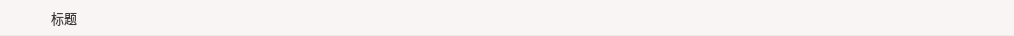
<?xml version="1.0" encoding="UTF-8"?>
<ui version="4.0">
 <class>titlebar</class>
 <widget class="QWidget" name="titlebar">
  <property name="geometry">
   <rect>
    <x>0</x>
    <y>0</y>
    <width>1014</width>
    <height>36</height>
   </rect>
  </property>
  <property name="sizePolicy">
   <sizepolicy hsizetype="Expanding" vsizetype="Preferred">
    <horstretch>0</horstretch>
    <verstretch>0</verstretch>
   </sizepolicy>
  </property>
  <property name="minimumSize">
   <size>
    <width>0</width>
    <height>36</height>
   </size>
  </property>
  <property name="maximumSize">
   <size>
    <width>16777215</width>
    <height>36</height>
   </size>
  </property>
  <property name="windowTitle">
   <string/>
  </property>
  <property name="styleSheet">
   <string notr="true"/>
  </property>
  <layout class="QVBoxLayout" name="verticalLayout">
   <property name="spacing">
    <number>0</number>
   </property>
   <property name="leftMargin">
    <number>0</number>
   </property>
   <property name="topMargin">
    <number>0</number>
   </property>
   <property name="rightMargin">
    <number>0</number>
   </property>
   <property name="bottomMargin">
    <number>0</number>
   </property>
   <item>
    <widget class="QWidget" name="titleWidget" native="true">
     <property name="minimumSize">
      <size>
       <width>0</width>
       <height>36</height>
      </size>
     </property>
     <property name="maximumSize">
      <size>
       <width>16777215</width>
       <height>36</height>
      </size>
     </property>
     <property name="styleSheet">
      <string notr="true">#titleWidget {
    border-bottom: 1px solid rgb(235, 235, 235);
    background-color: rgb(250, 245, 245);
}
#title {
    font-family: &quot;微软雅黑&quot;;
    font: 10pt;
    background-color: transparent;
    color: rgb(60, 60, 60);
}
QPushButton {
    font-family: &quot;微软雅黑&quot;;
    font-size: 10pt;
    color: rgb(60, 60, 60);
	border:1px solid transparent;
    border-radius: 4px;
}
QPushButton::icon {
    padding-right: 10px;
}</string>
     </property>
     <layout class="QHBoxLayout" name="horizontalLayout">
      <property name="spacing">
       <number>12</number>
      </property>
      <property name="leftMargin">
       <number>15</number>
      </property>
      <property name="topMargin">
       <number>0</number>
      </property>
      <property name="rightMargin">
       <number>15</number>
      </property>
      <property name="bottomMargin">
       <number>0</number>
      </property>
      <item>
       <widget class="QLabel" name="icon">
        <property name="minimumSize">
         <size>
          <width>24</width>
          <height>24</height>
         </size>
        </property>
        <property name="maximumSize">
         <size>
          <width>24</width>
          <height>24</height>
         </size>
        </property>
        <property name="pixmap">
         <pixmap>:/images/icon/icon.png</pixmap>
        </property>
        <property name="scaledContents">
         <bool>true</bool>
        </property>
       </widget>
      </item>
      <item>
       <widget class="QLabel" name="title">
        <property name="text">
         <string>标题</string>
        </property>
       </widget>
      </item>
      <item>
       <spacer name="titleSpacer">
        <property name="orientation">
         <enum>Qt::Orientation::Horizontal</enum>
        </property>
        <property name="sizeHint" stdset="0">
         <size>
          <width>40</width>
          <height>20</height>
         </size>
        </property>
       </spacer>
      </item>
      <item>
       <widget class="QPushButton" name="btnMin">
        <property name="minimumSize">
         <size>
          <width>24</width>
          <height>24</height>
         </size>
        </property>
        <property name="maximumSize">
         <size>
          <width>24</width>
          <height>24</height>
         </size>
        </property>
        <property name="icon">
         <iconset resource="../../rc/resources.qrc">
          <normaloff>:/iamge_pack/title_bar/minimize.png</normaloff>:/iamge_pack/title_bar/minimize.png</iconset>
        </property>
       </widget>
      </item>
      <item>
       <widget class="QPushButton" name="btnMax">
        <property name="minimumSize">
         <size>
          <width>24</width>
          <height>24</height>
         </size>
        </property>
        <property name="maximumSize">
         <size>
          <width>24</width>
          <height>24</height>
         </size>
        </property>
        <property name="icon">
         <iconset resource="../../rc/resources.qrc">
          <normaloff>:/iamge_pack/title_bar/maximize.png</normaloff>
          <normalon>:/iamge_pack/title_bar/windowed.png</normalon>:/iamge_pack/title_bar/maximize.png</iconset>
        </property>
        <property name="checkable">
         <bool>true</bool>
        </property>
       </widget>
      </item>
      <item>
       <widget class="QPushButton" name="btnExit">
        <property name="minimumSize">
         <size>
          <width>24</width>
          <height>24</height>
         </size>
        </property>
        <property name="maximumSize">
         <size>
          <width>24</width>
          <height>24</height>
         </size>
        </property>
        <property name="icon">
         <iconset resource="../../rc/resources.qrc">
          <normaloff>:/iamge_pack/title_bar/shutdown.png</normaloff>:/iamge_pack/title_bar/shutdown.png</iconset>
        </property>
       </widget>
      </item>
     </layout>
    </widget>
   </item>
  </layout>
 </widget>
 <resources>
  <include location="../../rc/resources.qrc"/>
 </resources>
 <connections/>
</ui>
